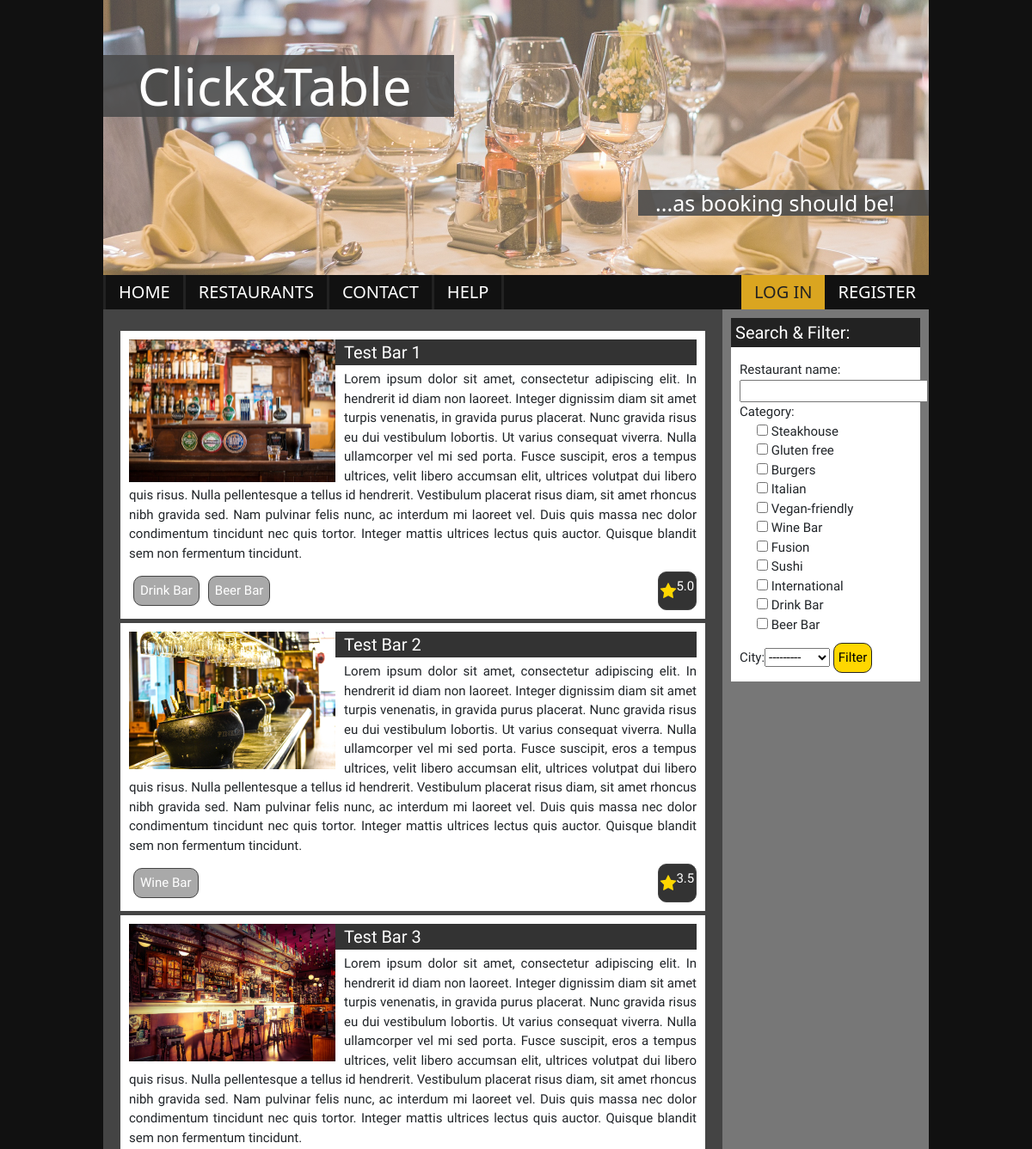
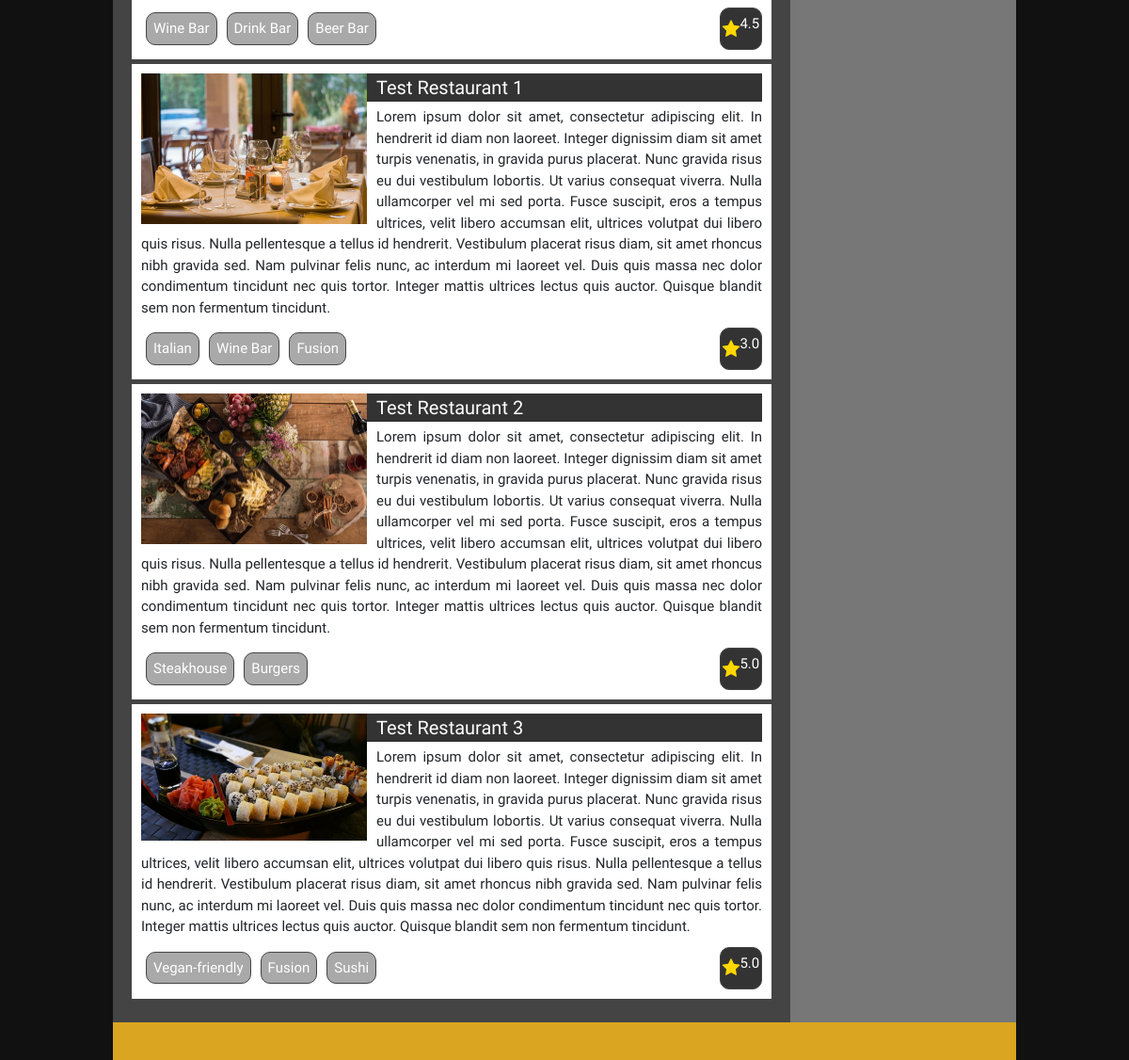
Page /restaurant_list/ on the committed database (2 pictures, top to bottom).
### click_and_table/models.py (models this page shows, shortened)
class Restaurant(models.Model):
    def average_rating(self):
        avg = Rating.objects.filter(restaurant=self).aggregate(Avg('vote'))
        if avg['vote__avg'] is not None:
            return round(avg['vote__avg'], 1)
        return 0
    name = models.CharField(max_length=128)
    description = models.TextField()
    street = models.CharField(max_length=128)
    city = models.ForeignKey(City, on_delete=models.CASCADE)
    category = models.ManyToManyField(Category)
    image = models.ImageField(default='/static/images/no-image.png')

class Category(models.Model):
    name = models.CharField(max_length=64)
    def __str__(self):
        return self.name

class City(models.Model):
    name = models.CharField(max_length=64)
    def __str__(self):
        return self.name

### click_and_table/views.py (the view)
# urls.py: path('restaurant_list/', RestaurantListView.as_view(), name="restaurant_list"),
class RestaurantListView(View):
    def get(self, request):
        restaurants = Restaurant.objects.all().order_by('name')
        my_filter = RestaurantFilter(request.GET, queryset=restaurants)
        restaurants = my_filter.qs
        my_search = RestaurantFilter(request.GET, queryset=restaurants)
        restaurants = my_search.qs
        return render(request, 'restaurant_list.html',
                      {'restaurants': restaurants, 'my_filter': my_filter})

### templates/restaurant_list.html (shortened to what this page needs)
{% extends '__base__.html' %}
{% load static %}
{% block main %}
    <div class="list">
        {% for restaurant in restaurants %}
            <div class="list_item">
            {% if restaurant.image == null %}
                <img alt="no picture available" src="../click_and_table/static/images/no-image.png">
                {% else %}
                <img alt="restaurant_picture"
                     src="{{ restaurant.image.url }}">
            {% endif %}
                <h2><a href="{% url 'restaurant_details' restaurant.id %}">{{ restaurant.name }}</a></h2>
                <p>{{ restaurant.description }}</p>
                <section class="categories">
                    {% for category in restaurant.category.all %}
                        <span>{{ category.name }}</span>
                    {% endfor %}
                </section>
                <section class="average-rating"><span><i class="fa fa-star"></i></span>
                    <p>
                        {% if restaurant.average_rating == None %}
                            N
                        {% else %}
                            {{ restaurant.average_rating }}
                        {% endif %}
                    </p></section>
            </div>
        {% endfor %}
    </div>
    <div class="sidebar">
        <section class="filter">
            <h2>Search & Filter:</h2>
            <form class="filter-form">
                {{ my_filter.form }}
                <input class="submit-filter" type="submit" value="Filter">
            </form>
        </section>
    </div>
{% endblock %}

### click_and_table/static/css/style.css (style rules this page uses)
* { margin: 0; padding: 0; box-sizing: border-box; }
html { font-size: 10px; font-family: 'Raleway', 'Arial', sans-serif; background-color: #111; }
body { width: 80vw; max-width: 1280px; margin: 0 auto; }
div.sidebar { height: 100%; max-width: 25%; background-color: #777777; position: absolute; right: 0; top: 0; }
section.search, section.filter { background-color: white; margin: 10px; display: flex; flex-direction: column; }
section.search h2, section.filter h2 { font-family: 'Raleway', 'Arial', sans-serif; font-size: 20px; background-color: #222222; padding: 5px; color: white; }
section.search form, section.filter form { padding: 10px; font-family: 'Raleway', 'Arial', sans-serif; font-size: 15px; }
section.search ul, section.filter ul { list-style-type: none; }
section.search .submit-search, section.filter .submit-filter { display: inline-block; font-size: 1.5rem; font-family: 'Raleway', 'Arial', sans-serif; border-radius: 10px; background-color: gold; padding: 5px; border: solid #222 1px }
div.list { max-width: 75%; padding: 20px; }
div.list_item { background-color: white; height: auto; padding: 10px; margin: 5px auto; min-height: auto; overflow: hidden; font-family: 'Raleway', 'Arial', sans-serif; text-align: justify; }
.list img { width: 20vw; float: left; margin-right: 10px; }
.list_item h2 { background-color: #333333; color: white; line-height: 30px; }
.list_item h2 a { text-decoration: none; color: white; }
.list_item p { font-size: 15px; }
section.average-rating { float: right; width: 45px; height: 45px; background-color: #333; border-radius: 10px; border: solid 1px #444; display: flex; justify-content: center; align-items: center; font-family: 'Raleway', 'Arial', sans-serif; font-size: 20px; color: white; }
.average-rating span { color: gold; }
.categories span { display: inline-block; font-family: 'Raleway', 'Arial', sans-serif; font-size: 15px; margin: 5px; background-color: darkgray; padding: 5px 7px; border-radius: 10px; border: #444 solid 1px; float: left; color: white; }

### rows in the picture
Restaurant: image (picture), name "Test Bar 1", description "Lorem ipsum dolor sit amet, consectetur adipiscing elit. In hendrerit id diam non laoreet. Integer dignissim diam sit amet turpis venenatis, in gravida purus placerat. Nunc gravida risus eu dui vestibulum lobortis. Ut varius consequat viverra. Nulla ullamcorper vel mi sed porta. Fusce suscipit, eros a tempus ultrices, velit libero accumsan elit, ultrices volutpat dui libero quis risus. Nulla pellentesque a tellus id hendrerit. Vestibulum placerat risus diam, sit amet rhoncus nibh gravida sed. Nam pulvinar felis nunc, ac interdum mi laoreet vel. Duis quis massa nec dolor condimentum tincidunt nec quis tortor. Integer mattis ultrices lectus quis auctor. Quisque blandit sem non fermentum…", average_rating "5.0"
Category: name "Drink Bar"
Category: name "Beer Bar"
Restaurant: image (picture), name "Test Bar 2", description "Lorem ipsum dolor sit amet, consectetur adipiscing elit. In hendrerit id diam non laoreet. Integer dignissim diam sit amet turpis venenatis, in gravida purus placerat. Nunc gravida risus eu dui vestibulum lobortis. Ut varius consequat viverra. Nulla ullamcorper vel mi sed porta. Fusce suscipit, eros a tempus ultrices, velit libero accumsan elit, ultrices volutpat dui libero quis risus. Nulla pellentesque a tellus id hendrerit. Vestibulum placerat risus diam, sit amet rhoncus nibh gravida sed. Nam pulvinar felis nunc, ac interdum mi laoreet vel. Duis quis massa nec dolor condimentum tincidunt nec quis tortor. Integer mattis ultrices lectus quis auctor. Quisque blandit sem non fermentum…", average_rating "3.5"
Category: name "Wine Bar"
Restaurant: image (picture), name "Test Bar 3", description "Lorem ipsum dolor sit amet, consectetur adipiscing elit. In hendrerit id diam non laoreet. Integer dignissim diam sit amet turpis venenatis, in gravida purus placerat. Nunc gravida risus eu dui vestibulum lobortis. Ut varius consequat viverra. Nulla ullamcorper vel mi sed porta. Fusce suscipit, eros a tempus ultrices, velit libero accumsan elit, ultrices volutpat dui libero quis risus. Nulla pellentesque a tellus id hendrerit. Vestibulum placerat risus diam, sit amet rhoncus nibh gravida sed. Nam pulvinar felis nunc, ac interdum mi laoreet vel. Duis quis massa nec dolor condimentum tincidunt nec quis tortor. Integer mattis ultrices lectus quis auctor. Quisque blandit sem non fermentum…", average_rating "4.5"
Restaurant: image (picture), name "Test Restaurant 1", description "Lorem ipsum dolor sit amet, consectetur adipiscing elit. In hendrerit id diam non laoreet. Integer dignissim diam sit amet turpis venenatis, in gravida purus placerat. Nunc gravida risus eu dui vestibulum lobortis. Ut varius consequat viverra. Nulla ullamcorper vel mi sed porta. Fusce suscipit, eros a tempus ultrices, velit libero accumsan elit, ultrices volutpat dui libero quis risus. Nulla pellentesque a tellus id hendrerit. Vestibulum placerat risus diam, sit amet rhoncus nibh gravida sed. Nam pulvinar felis nunc, ac interdum mi laoreet vel. Duis quis massa nec dolor condimentum tincidunt nec quis tortor. Integer mattis ultrices lectus quis auctor. Quisque blandit sem non fermentum…", average_rating "3.0"
Category: name "Italian"
Category: name "Fusion"
Restaurant: image (picture), name "Test Restaurant 2", description "Lorem ipsum dolor sit amet, consectetur adipiscing elit. In hendrerit id diam non laoreet. Integer dignissim diam sit amet turpis venenatis, in gravida purus placerat. Nunc gravida risus eu dui vestibulum lobortis. Ut varius consequat viverra. Nulla ullamcorper vel mi sed porta. Fusce suscipit, eros a tempus ultrices, velit libero accumsan elit, ultrices volutpat dui libero quis risus. Nulla pellentesque a tellus id hendrerit. Vestibulum placerat risus diam, sit amet rhoncus nibh gravida sed. Nam pulvinar felis nunc, ac interdum mi laoreet vel. Duis quis massa nec dolor condimentum tincidunt nec quis tortor. Integer mattis ultrices lectus quis auctor. Quisque blandit sem non fermentum…", average_rating "5.0"
Category: name "Steakhouse"
Category: name "Burgers"
Restaurant: image (picture), name "Test Restaurant 3", description "Lorem ipsum dolor sit amet, consectetur adipiscing elit. In hendrerit id diam non laoreet. Integer dignissim diam sit amet turpis venenatis, in gravida purus placerat. Nunc gravida risus eu dui vestibulum lobortis. Ut varius consequat viverra. Nulla ullamcorper vel mi sed porta. Fusce suscipit, eros a tempus ultrices, velit libero accumsan elit, ultrices volutpat dui libero quis risus. Nulla pellentesque a tellus id hendrerit. Vestibulum placerat risus diam, sit amet rhoncus nibh gravida sed. Nam pulvinar felis nunc, ac interdum mi laoreet vel. Duis quis massa nec dolor condimentum tincidunt nec quis tortor. Integer mattis ultrices lectus quis auctor. Quisque blandit sem non fermentum…", average_rating "5.0"
Category: name "Vegan-friendly"
Category: name "Sushi"
